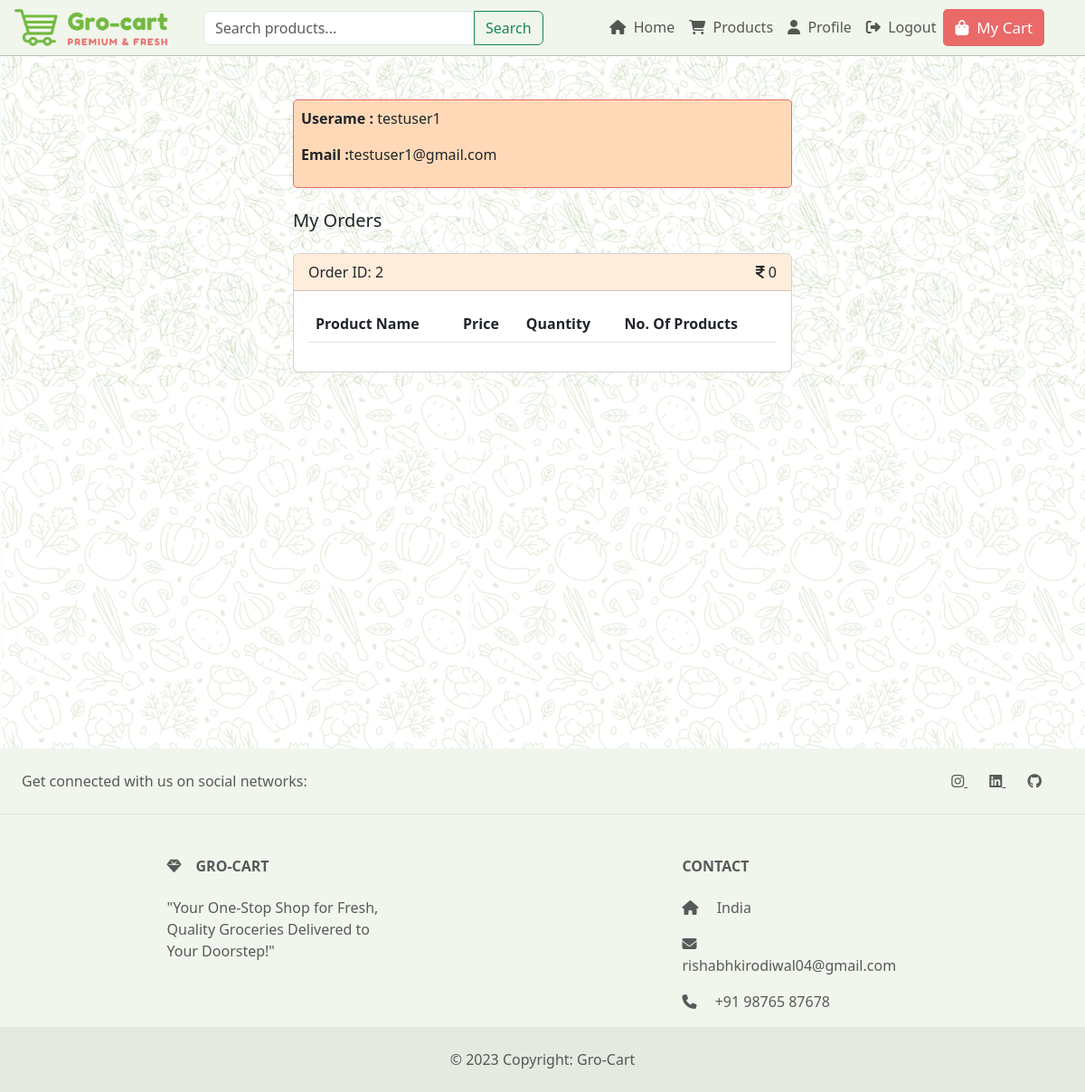
The app's page /my-orders (signed in), older data.
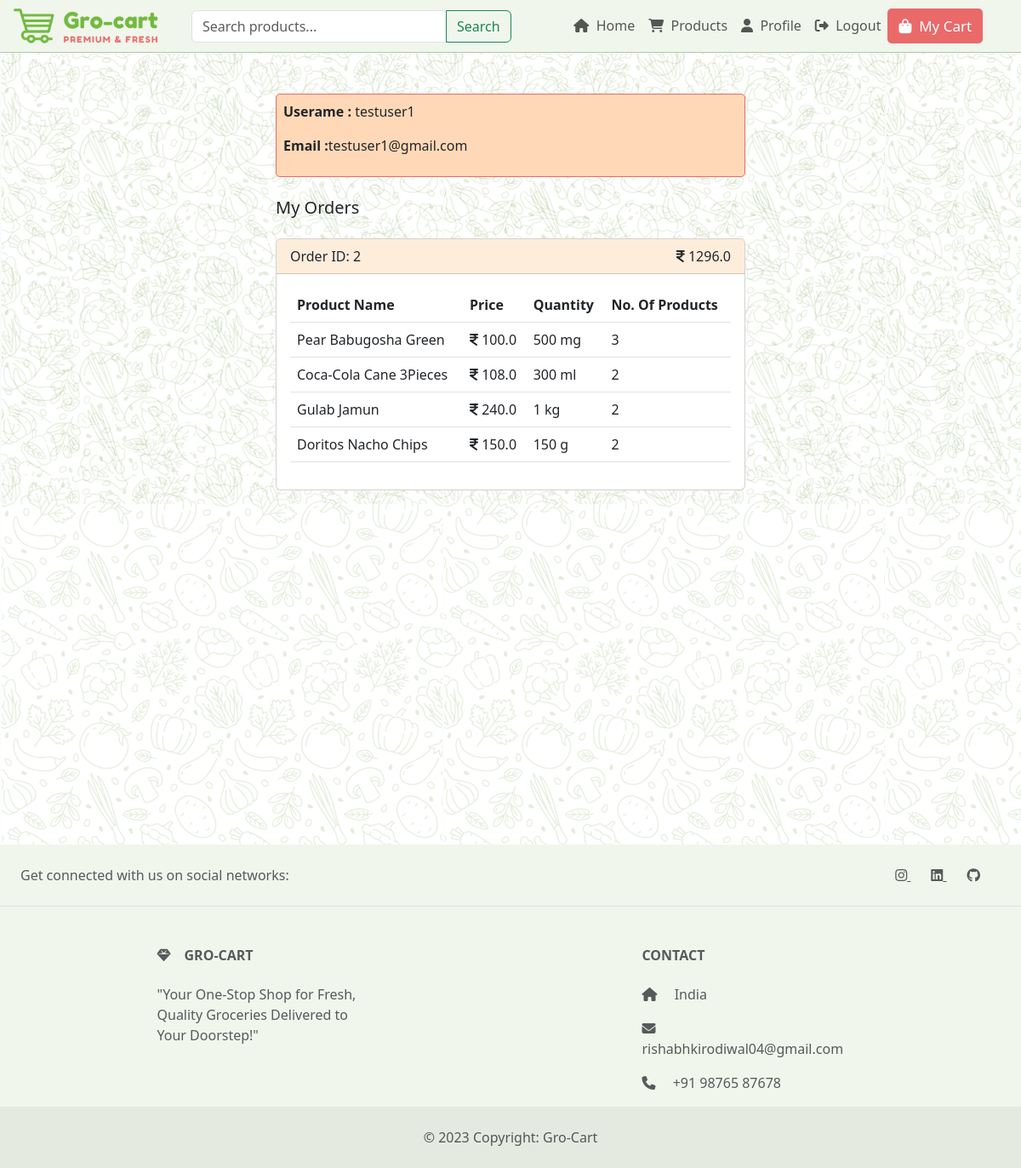
The same page, newer data.
### models.py (models this page shows, shortened)
class User(UserMixin, db.Model):
    id = db.Column(db.Integer, primary_key=True)
    username = db.Column(db.String(20), unique=True)
    email = db.Column(db.String(50), unique=True)
    password = db.Column(db.String(50))
    is_admin = db.Column(db.Integer ,default=0)
    cart = db.relationship('Cart', backref='user', uselist=False)
    orders = db.relationship('Order', backref='user', lazy=True)

class Order(db.Model):
    id = db.Column(db.Integer, primary_key=True)
    user_id = db.Column(db.Integer, db.ForeignKey('user.id'), nullable=False)
    products = db.relationship('Product', secondary='order_products', backref='order', lazy=True)
    total_price = db.Column(db.Float, default=0)

class Product(db.Model):
    id = db.Column(db.Integer, primary_key=True)
    name = db.Column(db.String(50))
    price = db.Column(db.Float)
    photo = db.Column(db.String(255))
    manufacturing_date = db.Column(db.Date)
    expiry_date = db.Column(db.Date)
    quantity = db.Column(db.Integer)
    quantity_unit = db.Column(db.String(10))
    number  = db.Column(db.Integer)
    timestamp_added = db.Column(db.DateTime, default=datetime.utcnow)
    category_id = db.Column(db.Integer, db.ForeignKey('category.id'))
    no_of_buyed   = db.Column(db.Integer,default=0)

### app.py (the view)
@app.route('/my-orders')
@login_required
def show_orders():
    orders = current_user.orders
    for order in orders:
        order.total_price = sum(product.price * product.no_of_buyed for product in order.products if product.price is not None)
    return render_template('orders.html', orders=orders)

### app.py (called while the page is built)
@login_manager.user_loader
def load_user(id):
    return User.query.get(int(id))

### templates/orders.html (shortened to what this page needs)
{% extends 'base.html' %}
{% block content %}
{% from 'macros/notification.html' import notification %}
<div class="container-fluid bg-image">
    <div class="row justify-content-center">
        <div class="col-xl-6 col-lg-7 col-md-8">
            <div class="container mt-5">
                <div class="card-profile " >
                    <p><strong>Userame :</strong> {{current_user.username}}</p>
                    <p><strong>Email :</strong>{{current_user.email}}</p>
                </div>
                <h5 class="mt-4 mb-4">My Orders </h5>
                {% if orders %}
                {% for order in orders %}
                <div class="card mb-3">
                    <div class="card-header d-flex justify-content-between align-items-center" style="background-color:#FFD9B77A;">
                        <p class="m-0">Order ID: {{ order.id }}</p>
                        <p class="m-0"><i class="fa-solid fa-indian-rupee-sign"></i>&nbsp;{{ order.total_price }}</p>
                    </div>
                    <div class="card-body">
                        <table class="table">
                            <thead>
                                <tr>
                                    <th>Product Name</th>
                                    <th>Price</th>
                                    <th>Quantity</th>
                                    <th>No. Of Products</th>
                                </tr>
                            </thead>
                            <tbody>
                                {% for product in order.products %}
                                <tr>
                                    <td>{{ product.name }}</td>
                                    <td><i class="fa-solid fa-indian-rupee-sign"></i>&nbsp;{{ product.price }}</td>
                                    <td>{{ product.quantity }} {{ product.quantity_unit }}</td>
                                    <td>{{ product.no_of_buyed }}</td>
                                </tr>
                                {% endfor %}
                            </tbody>
                        </table>
                    </div>
                </div>
                {% endfor %}
                {% else %}
                <p class="text-center mt-4">Your have not ordered yet.</p>
                <div>
                    <a href="{{ url_for('dashboard') }}" class="btn btn-outline-success">Continue Shopping</a>
                </div>
                {% endif %}
            </div>
        </div>
    </div>
</div>
{% endblock %}

### templates/base.html (shortened to what this page needs)
<!DOCTYPE html>
<html lang="en">
<head>
  <link rel="stylesheet" type="text/css" href="/static/style.css">
  <link href="https://cdn.jsdelivr.net/npm/bootstrap@5.3.0/dist/css/bootstrap.min.css" rel="stylesheet">
</head>
{% from 'macros/navigation.html' import navigation %}
{% from 'macros/notification.html' import notification %}
<body class="bg-image">
  {{ navigation(current_user,user ) }}
</body >
{% block content %}
{% endblock %}
<footer class="text-center text-lg-start  text-muted " style="margin-top:400px;  background-color:#f1f6ec;" >
  <section class="d-flex justify-content-center justify-content-lg-between p-4 border-bottom">
    <div class="me-5 d-none d-lg-block">
      <span>Get connected with us on social networks:</span>
    </div>
    <div>
      <a href="https://www.instagram.com/rishi.sni/" class="me-4 text-reset" target="__blank__">
        <i class="fab fa-instagram"></i>
      </a>
      <a href="https://www.linkedin.com/in/rishabhsaini04" class="me-4 text-reset" target="__blank__">
        <i class="fab fa-linkedin"></i>
      </a>
      <a href="https://github.com/rishisni" class="me-4 text-reset" target="__blank__">
        <i class="fab fa-github"></i>
      </a>
    </div>
  </section>
  <section class="">
    <div class="container text-center text-md-start mt-5">
      <div class="row mt-3">
        <div class="col-md-3 col-lg-4 col-xl-3 mx-auto mb-4">
          <h6 class="text-uppercase fw-bold mb-4">
            <i class="fas fa-gem me-3"></i>Gro-Cart
          </h6>
          <p>
            "Your One-Stop Shop for Fresh, Quality Groceries Delivered to Your Doorstep!"
          </p>
        </div>
        <div class="col-md-4 col-lg-3 col-xl-3 mx-auto mb-md-0 mb-4">
          <h6 class="text-uppercase fw-bold mb-4">Contact</h6>
          <p><i class="fas fa-home me-3"></i> India</p>
          <p>
            <i class="fas fa-envelope me-3"></i>
            rishabhkirodiwal04@gmail.com
          </p>
          <p><i class="fas fa-phone me-3"></i> +91 98765 87678</p>
        </div>
      </div>
    </div>
  </section>
  <div class="text-center p-4" style="background-color: rgba(0, 0, 0, 0.05);">
    © 2023 Copyright: Gro-Cart
  </div>
</footer>
</html>

### templates/macros/navigation.html (shortened to what this page needs)
{% macro nav_item(url,fonts,name) -%}
<li class="nav-item">
    <a class="nav-link nav-link-big" href="{{ url }}">
        <i class="{{fonts}}"></i>
        <span>&nbsp;{{name}}</span>
    </a>
</li>
{%- endmacro %}
{% macro nav_item_cart(url,fonts,name) -%}
<li class="nav-item-cart">
    <a class="nav-link nav-link-big" style="color: white;" href="{{ url }}">
        <i class="{{fonts}}"></i>
        <span>&nbsp;{{name}}</span>
    </a>
</li>
{%- endmacro %}
{% macro navigation(current_user,user) -%}
<nav id="myNavbar" class="navbar navbar-expand-lg navbar-light ">
    <div class="container-fluid">
        <a href="{{url_for('home')}}"> <img src="/static/images/logo.png" alt="Gro-Cart" class="logo-img"
                style="width: 180px; height: 45px;">
        </a>
        <div class="collapse navbar-collapse justify-content-around" id="navbarNav">
            <form action="/search" method="post">
                <div class="input-group">
                    <input class="form-control" type="search" name="search_query" placeholder="Search products..."
                        aria-label="Search" style="min-width: 25vw;">
                    <button class="btn btn-outline-success" type="submit">Search</button>
                </div>
            </form>
            <ul class="navbar-nav ml-auto mr-2 ml-2">
                {% if current_user.is_authenticated and not current_user.is_admin %}
                {{ nav_item(url_for('home'),"fas fa-home","Home") }}
                {{ nav_item(url_for('dashboard'),"fa-solid fa-cart-shopping","Products") }}
                {{ nav_item(url_for('show_orders'),"fas fa-user","Profile") }}
                {{ nav_item(url_for('logout'),"fa fa-sign-out","Logout") }}
                {{ nav_item_cart(url_for('show_cart'),"fa-solid fa-bag-shopping","My Cart") }}
                {% endif %}
            </ul>
        </div>
    </div>
</nav>
{%- endmacro %}

### static/style.css (style rules this page uses)
#myNavbar { background-color:#f1f6ec; border-bottom: 1.5px solid #03480344; }
.nav-link-big { font-size: 15px; transition: color 0.10s; color:#002D62; }
.nav-item-cart { background-color: #EA6969; padding: 0px 5px; font-size:17px ; border-radius: 5px; color: white; }
.bg-image { background-image: url('/static/images/bg-image.png'); }
.card-profile { background-color:#FFD9B7; padding: 8px; border: 1px solid #EA6969 ; border-radius: 5px; }

Row changes from the older to the newer data that the page shows:
changed Order id 2: gains Product (name "Pear Babugosha Green", price "100.0", quantity "500", quantity_unit "mg", no_of_buyed "3"); gains Product (name "Gulab Jamun", price "240.0", quantity "1", quantity_unit "kg", no_of_buyed "2"); total_price "0" → "1296.0"
added Product: name "Coca-Cola Cane 3Pieces", price "108.0", quantity "300", quantity_unit "ml", no_of_buyed "2"
added Product: name "Doritos Nacho Chips", price "150.0", quantity "150", quantity_unit "g", no_of_buyed "2"
